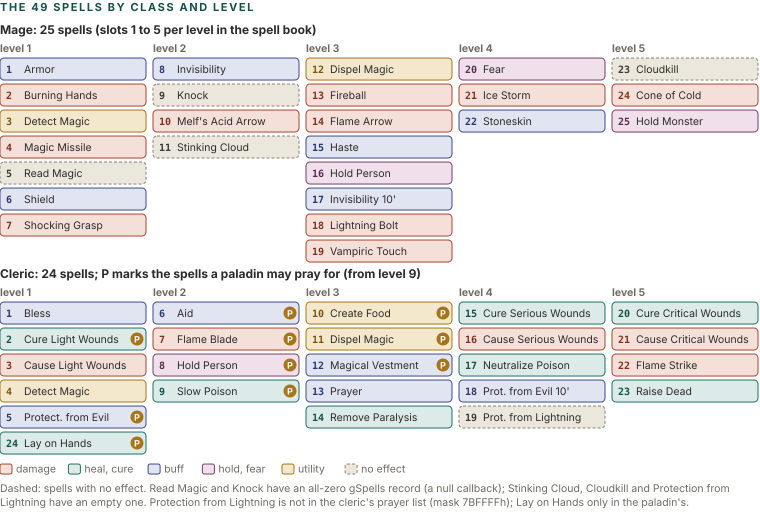

Python code for this plot:
import sys; sys.path.insert(0, '.')
from figlib import *

c = Canvas(760, 520)
c.section(0, 11, "THE 49 SPELLS BY CLASS AND LEVEL")

CAT = {"dmg": "red", "heal": "teal", "buff": "navy", "ctl": "plum", "util": "ochre", "none": "grey"}
mage = {
    1: [(1, "Armor", "buff"), (2, "Burning Hands", "dmg"), (3, "Detect Magic", "util"), (4, "Magic Missile", "dmg"),
        (5, "Read Magic", "none"), (6, "Shield", "buff"), (7, "Shocking Grasp", "dmg")],
    2: [(8, "Invisibility", "buff"), (9, "Knock", "none"), (10, "Melf's Acid Arrow", "dmg"), (11, "Stinking Cloud", "none")],
    3: [(12, "Dispel Magic", "util"), (13, "Fireball", "dmg"), (14, "Flame Arrow", "dmg"), (15, "Haste", "buff"),
        (16, "Hold Person", "ctl"), (17, "Invisibility 10'", "buff"), (18, "Lightning Bolt", "dmg"), (19, "Vampiric Touch", "dmg")],
    4: [(20, "Fear", "ctl"), (21, "Ice Storm", "dmg"), (22, "Stoneskin", "buff")],
    5: [(23, "Cloudkill", "none"), (24, "Cone of Cold", "dmg"), (25, "Hold Monster", "ctl")],
}
cleric = {
    1: [(1, "Bless", "buff"), (2, "Cure Light Wounds", "heal"), (3, "Cause Light Wounds", "dmg"), (4, "Detect Magic", "util"),
        (5, "Protect. from Evil", "buff"), (24, "Lay on Hands", "heal")],
    2: [(6, "Aid", "buff"), (7, "Flame Blade", "dmg"), (8, "Hold Person", "ctl"), (9, "Slow Poison", "heal")],
    3: [(10, "Create Food", "util"), (11, "Dispel Magic", "util"), (12, "Magical Vestment", "buff"), (13, "Prayer", "buff"),
        (14, "Remove Paralysis", "heal")],
    4: [(15, "Cure Serious Wounds", "heal"), (16, "Cause Serious Wounds", "dmg"), (17, "Neutralize Poison", "heal"),
        (18, "Prot. from Evil 10'", "buff"), (19, "Prot. from Lightning", "none")],
    5: [(20, "Cure Critical Wounds", "heal"), (21, "Cause Critical Wounds", "dmg"), (22, "Flame Strike", "dmg"), (23, "Raise Dead", "heal")],
}
paladin = {2, 5, 6, 7, 8, 9, 10, 11, 12, 24}
CW, GAP = 146, 7
PH = 22

def block(y, title, data, pal=False):
    c.text(0, y, title, size=12, weight=700, color=INK)
    for lv in range(1, 6):
        x = (lv - 1) * (CW + GAP)
        c.text(x, y + 18, f"level {lv}", size=10.5, weight=700, color=MUTED)
        for i, (n, name, cat) in enumerate(data[lv]):
            yy = y + 24 + i * (PH + 4)
            tc, sc, fc = PAL[CAT[cat]]
            dash = "3 2" if cat == "none" else None
            c.rect(x, yy, CW, PH, fill=fc, stroke=sc, sw=1, rx=4, dash=dash)
            c.text(x + 6, yy + 15, str(n), size=10, weight=700, color=tc, mono=True)
            c.text(x + 24, yy + 15, name, size=10.5, color=INK, mono=False)
            if pal and n in paladin:
                c.circle(x + CW - 9, yy + PH / 2, 6.5, fill=SOLID["ochre"])
                c.text(x + CW - 9, yy + PH / 2 + 3.6, "P", size=9, weight=700, color="#FFFFFF", anchor="middle")
    return y + 24 + max(len(v) for v in data.values()) * (PH + 4)

y = block(34, "Mage: 25 spells (slots 1 to 5 per level in the spell book)", mage)
y = block(y + 12, "Cleric: 24 spells; P marks the spells a paladin may pray for (from level 9)", cleric, pal=True)
c.legend(0, y + 14, [("red", "damage"), ("teal", "heal, cure"), ("navy", "buff"), ("plum", "hold, fear"), ("ochre", "utility"), ("grey", "no effect", "3 2")])
yy = c.para(0, y + 34, "Dashed: spells with no effect. Read Magic and Knock have an all-zero gSpells record (a null callback); Stinking Cloud, Cloudkill and Protection from Lightning have an empty one. Protection from Lightning is not in the cleric's prayer list (mask 7BFFFFh); Lay on Hands only in the paladin's.", 756, size=10.5, color=MUTED)
c.h = yy + 4
c.save("figs/cmb_spells.svg")
